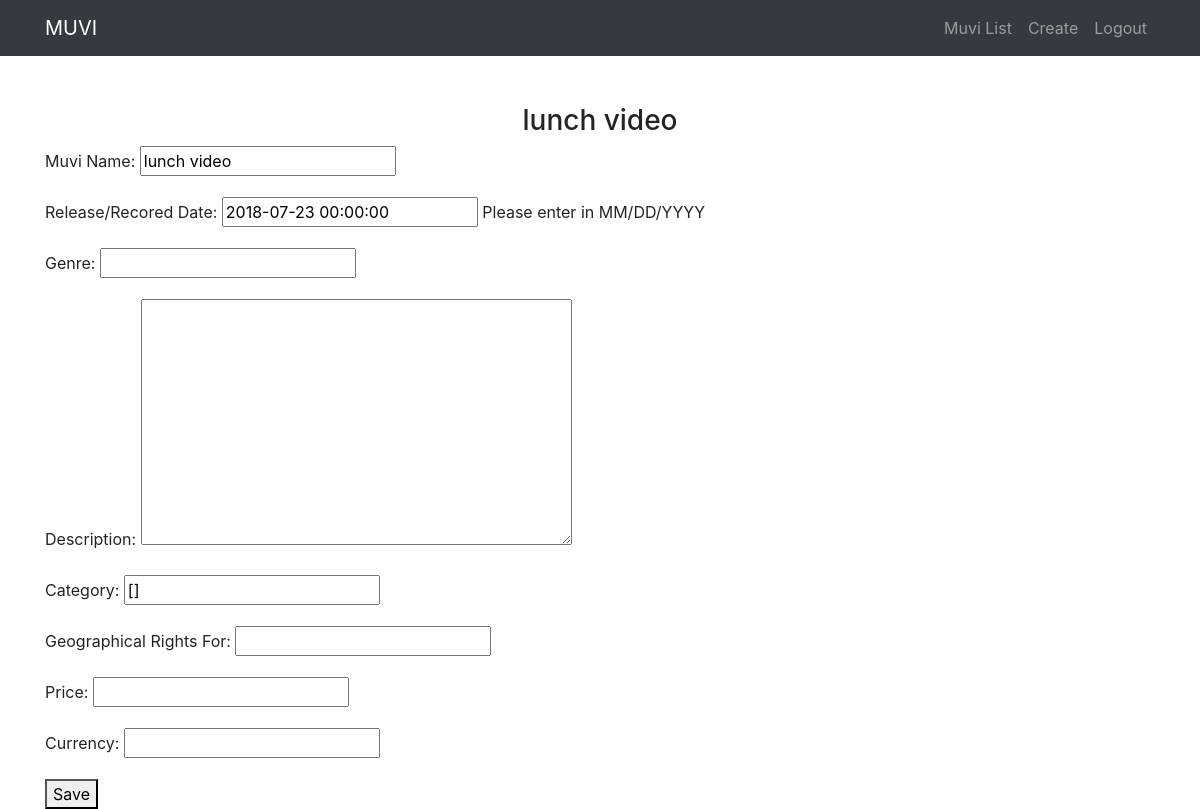
Page /muvi/lunch-video/ (signed in) on the committed database.
### content/models.py (models this page shows, shortened)
class Content(models.Model):
    owner = models.ForeignKey(User,on_delete=models.CASCADE)
    name=models.CharField(max_length=120)
    releaseDate= models.DateTimeField(auto_now=False, auto_now_add=False)
    genre= models.CharField(max_length=120,null=True,blank=True)
    description=models.TextField(null=True,blank=True)
    category= models.CharField(max_length=500,null=True,blank=True)
    geoRights=models.CharField(max_length=500,null=True,blank=True)
    price=models.DecimalField(decimal_places=3,max_digits=50,null=True,blank=True)
    currency=models.CharField(max_length=100,null=True,blank=True)
    slug=models.SlugField(null=True,blank=True)

### content/views.py (the view)
# urls.py: path('muvi/<slug:slug>/', ContentUpdateView.as_view(),name='muvi-details'),
class ContentUpdateView(LoginRequiredMixin,UpdateView):
    login_url = '/login/'
    form_class=ContentCreateForm
    template_name='content/detail-update.html'
    success_url='/muvi/'
    def get_queryset(self):
        return Content.objects.filter(owner=self.request.user)
    def get_context_data(self,*args,**kwargs):
        context=super(ContentUpdateView,self).get_context_data(*args,**kwargs)
        name=self.get_object().name
        return context

### content/forms.py (shortened to what this page needs)
class ContentCreateForm(forms.ModelForm):
    class Meta:
        model=Content
        fields = [
            'name',
            'releaseDate',
            'genre',
            'description',
            'category',
            'geoRights',
            'price',
            'currency'
        ]
        labels = {
            'name': _('Muvi Name'),
            'releaseDate':_('Release/Recored Date'),
            'geoRights':_('Geographical Rights For')
        }
        help_texts = {
            'releaseDate': 'Please enter in MM/DD/YYYY',
        }

### content/templates/content/detail-update.html (shortened to what this page needs)
{% extends "base.html" %}
{% block content %}
<h1>My Muvi </h1>
<div class="row">
    <div class="col-lg-12 text-center">
        <h3 class="mt-5">{{object.name}}</h3>
    </div>
</div>
<form method="POST">{% csrf_token %}
    {{ form.as_p }}
    <button type="submit">Save</button>
</form>
{% endblock %}

### rows in the picture
Content: name "lunch video", releaseDate "2018-07-23 00:00:00", category "[]"
